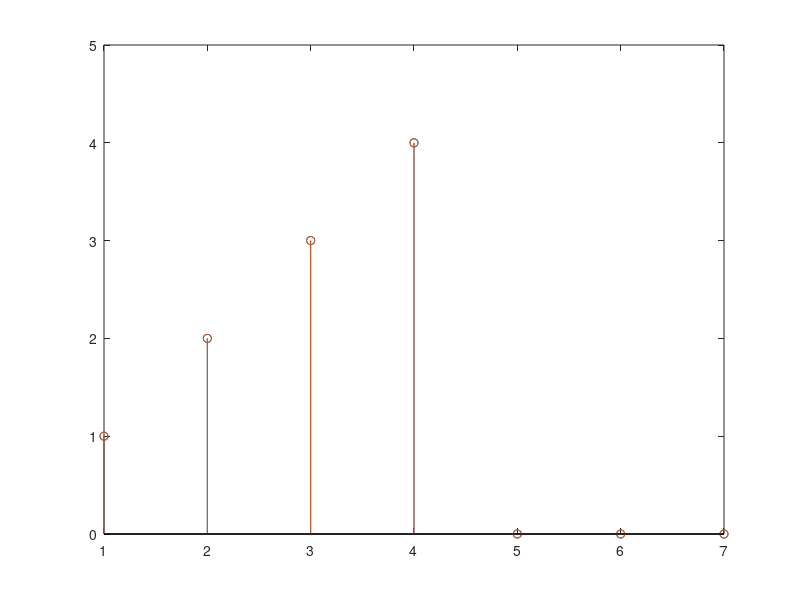

Write MATLAB code to recreate this figure.
pkg load signal

clear all;
close all;

a                           = [1 2 3 4];
N                           = 2*length(a)-1;

a_zeropad                   = [a zeros(1, N-length(a))];

fft_a                       = fft(a, N);
fft_a_zeropad               = fft(a_zeropad);


ifft_a                      = ifft(fft_a_zeropad);

stem(a_zeropad)

hold on

stem(ifft_a)
